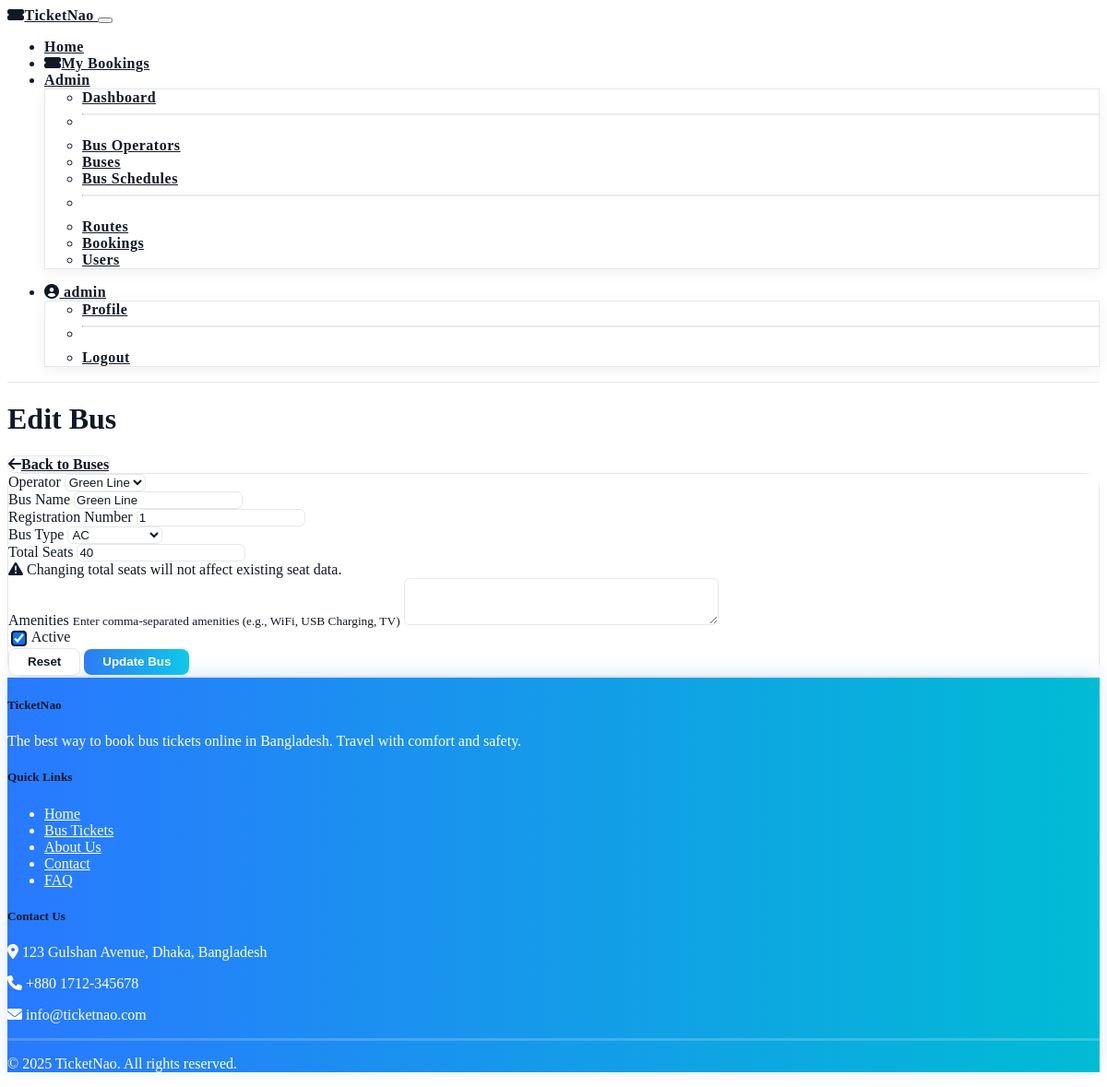
The app's page /admin-panel/buses/2/edit/ (signed in) with its own data.
### main/models.py (models this page shows, shortened)
class Bus(models.Model):
    BUS_TYPES = (
        ('AC', 'AC'),
        ('Non-AC', 'Non-AC'),
        ('Sleeper', 'Sleeper'),
        ('Semi-Sleeper', 'Semi-Sleeper'),
        ('Luxury', 'Luxury'),
    )
    operator = models.ForeignKey(Operator, on_delete=models.CASCADE, related_name='buses')
    name = models.CharField(max_length=100)
    registration_number = models.CharField(max_length=50, unique=True)
    bus_type = models.CharField(max_length=20, choices=BUS_TYPES)
    total_seats = models.IntegerField()
    is_active = models.BooleanField(default=True)
    amenities = models.TextField(blank=True, null=True)
    created_at = models.DateTimeField(auto_now_add=True)
    updated_at = models.DateTimeField(auto_now=True)

### admin_panel/views.py (the view)
# urls.py: path('buses/<int:bus_id>/edit/', views.edit_bus, name='edit_bus'),
@login_required
@user_passes_test(is_admin)
def edit_bus(request, bus_id):
    bus = get_object_or_404(Bus, pk=bus_id)
    if request.method == 'POST':
        form = BusForm(request.POST, instance=bus)
        if form.is_valid():
            form.save()
            messages.success(request, 'Bus updated successfully!')
            return redirect('admin_panel:buses')
    else:
        form = BusForm(instance=bus)
    context = {
        'form': form,
        'bus': bus,
    }
    return render(request, 'admin/edit_bus.html', context)

### admin_panel/forms.py
class BusForm(forms.ModelForm):
    class Meta:
        model = Bus
        fields = ['operator', 'name', 'registration_number', 'bus_type', 'total_seats', 'amenities', 'is_active']
        widgets = {
            'operator': forms.Select(attrs={'class': 'form-select'}),
            'name': forms.TextInput(attrs={'class': 'form-control'}),
            'registration_number': forms.TextInput(attrs={'class': 'form-control'}),
            'bus_type': forms.Select(attrs={'class': 'form-select'}),
            'total_seats': forms.NumberInput(attrs={'class': 'form-control'}),
            'amenities': forms.Textarea(attrs={'class': 'form-control', 'rows': 3}),
            'is_active': forms.CheckboxInput(attrs={'class': 'form-check-input'}),
        }

### admin_panel/views.py (called while the page is built)
def is_admin(user):
    return user.is_authenticated and user.is_superuser

### main/models.py (called while the page is built)
    def __str__(self):
        return self.name

### templates/admin/edit_bus.html (shortened to what this page needs)
{% extends 'base.html' %}
{% load static %}
{% block content %}
<div class="container py-4">
    <div class="d-flex justify-content-between align-items-center mb-4">
        <h1 class="mb-0">Edit Bus</h1>
        <a href="{% url 'admin_panel:buses' %}" class="btn btn-secondary">
            <i class="fas fa-arrow-left me-2"></i>Back to Buses
        </a>
    </div>
    <div class="card">
        <div class="card-body">
            <form method="post">
                <div class="mb-3">
                    <label for="id_operator" class="form-label">Operator</label>
                    {{ form.operator }}
                </div>
                <div class="mb-3">
                    <label for="id_name" class="form-label">Bus Name</label>
                    {{ form.name }}
                </div>
                <div class="mb-3">
                    <label for="id_registration_number" class="form-label">Registration Number</label>
                    {{ form.registration_number }}
                </div>
                <div class="row">
                    <div class="col-md-6">
                        <div class="mb-3">
                            <label for="id_bus_type" class="form-label">Bus Type</label>
                            {{ form.bus_type }}
                        </div>
                    </div>
                    <div class="col-md-6">
                        <div class="mb-3">
                            <label for="id_total_seats" class="form-label">Total Seats</label>
                            {{ form.total_seats }}
                            <div class="form-text text-warning">
                                <i class="fas fa-exclamation-triangle"></i> Changing total seats will not affect existing seat data.
                            </div>
                        </div>
                    </div>
                </div>
                <div class="mb-3">
                    <label for="id_amenities" class="form-label">Amenities</label>
                    <small class="text-muted d-block mb-2">Enter comma-separated amenities (e.g., WiFi, USB Charging, TV)</small>
                    {{ form.amenities }}
                </div>
                <div class="mb-3 form-check">
                    {{ form.is_active }}
                    <label class="form-check-label" for="id_is_active">Active</label>
                </div>
                <div class="d-grid gap-2 d-md-flex justify-content-md-end">
                    <button type="reset" class="btn btn-secondary me-md-2">Reset</button>
                    <button type="submit" class="btn btn-primary">Update Bus</button>
                </div>
            </form>
        </div>
    </div>
</div>
{% endblock %}

### templates/base.html (shortened to what this page needs)
<!DOCTYPE html>
{% load static %}
<html lang="en" data-bs-theme="dark">
<head>
    <link rel="stylesheet" href="https://cdn.replit.com/agent/bootstrap-agent-dark-theme.min.css">
    <link rel="stylesheet" href="https://cdnjs.cloudflare.com/ajax/libs/font-awesome/6.0.0/css/all.min.css">
    <link rel="stylesheet" href="https://cdn.jsdelivr.net/npm/simple-datatables@latest/dist/style.css">
    <link rel="stylesheet" href="{% static 'css/style.css' %}">
</head>
<body>
    <header>
        <nav class="navbar navbar-expand-lg navbar-vibrant">
            <div class="container">
                <a class="navbar-brand" href="{% url 'main:index' %}">
                    <i class="fas fa-ticket-alt me-2"></i>TicketNao
                </a>
                <button class="navbar-toggler" type="button" data-bs-toggle="collapse" data-bs-target="#navbarNav" aria-controls="navbarNav" aria-expanded="false" aria-label="Toggle navigation">
                </button>
                <div class="collapse navbar-collapse" id="navbarNav">
                    <ul class="navbar-nav me-auto">
                        <li class="nav-item">
                            <a class="nav-link {% if request.resolver_match.url_name == 'index' %}active{% endif %}" href="{% url 'main:index' %}">Home</a>
                        </li>
                        {% if user.is_authenticated %}
                        <li class="nav-item">
                            <a class="nav-link {% if request.resolver_match.url_name == 'my_bookings' %}active{% endif %}" href="{% url 'main:my_bookings' %}">
                                <i class="fas fa-ticket-alt me-2"></i>My Bookings
                            </a>
                        </li>
                        {% endif %}
                        {% if user.is_authenticated and user.is_superuser %}
                        <li class="nav-item dropdown">
                            <a class="nav-link dropdown-toggle" href="#" id="navbarDropdown" role="button" data-bs-toggle="dropdown" aria-expanded="false">
                                Admin
                            </a>
                            <ul class="dropdown-menu" aria-labelledby="navbarDropdown">
                                <li><a class="dropdown-item" href="{% url 'admin_panel:dashboard' %}">Dashboard</a></li>
                                <li><hr class="dropdown-divider"></li>
                                <li><a class="dropdown-item" href="{% url 'admin_panel:operators' %}">Bus Operators</a></li>
                                <li><a class="dropdown-item" href="{% url 'admin_panel:buses' %}">Buses</a></li>
                                <li><a class="dropdown-item" href="{% url 'admin_panel:schedules' %}">Bus Schedules</a></li>
                                <li><hr class="dropdown-divider"></li>
                                <li><a class="dropdown-item" href="{% url 'admin_panel:routes' %}">Routes</a></li>
                                <li><a class="dropdown-item" href="{% url 'admin_panel:bookings' %}">Bookings</a></li>
                                <li><a class="dropdown-item" href="{% url 'admin_panel:users' %}">Users</a></li>
                            </ul>
                        </li>
                        {% endif %}
                    </ul>
                    <ul class="navbar-nav">
                        {% if user.is_authenticated %}
                        <li class="nav-item dropdown">
                            <a class="nav-link dropdown-toggle" href="#" id="userDropdown" role="button" data-bs-toggle="dropdown" aria-expanded="false">
                                <i class="fas fa-user-circle me-1"></i> {{ user.username }}
                            </a>
                            <ul class="dropdown-menu dropdown-menu-end" aria-labelledby="userDropdown">
                                <li><a class="dropdown-item" href="{% url 'auth:profile' %}">Profile</a></li>
                                <li><hr class="dropdown-divider"></li>
                                <li><a class="dropdown-item" href="{% url 'auth:logout' %}">Logout</a></li>
                            </ul>
                        </li>
                        {% endif %}
                    </ul>
                </div>
            </div>
        </nav>
    </header>
    <main>
        {% block content %}{% endblock %}
    </main>
    <footer class="bg-dark text-light py-4 mt-5">
        <div class="container">
            <div class="row">
                <div class="col-lg-4 mb-3">
                    <h5 class="mb-3">TicketNao</h5>
                    <p>The best way to book bus tickets online in Bangladesh. Travel with comfort and safety.</p>
                </div>
                <div class="col-lg-4 mb-3">
                    <h5 class="mb-3">Quick Links</h5>
                    <ul class="list-unstyled">
                        <li><a href="{% url 'main:index' %}" class="text-decoration-none text-light">Home</a></li>
                        <li><a href="{% url 'main:index' %}" class="text-decoration-none text-light">Bus Tickets</a></li>
                        <li><a href="#" class="text-decoration-none text-light">About Us</a></li>
                        <li><a href="#" class="text-decoration-none text-light">Contact</a></li>
                        <li><a href="#" class="text-decoration-none text-light">FAQ</a></li>
                    </ul>
                </div>
                <div class="col-lg-4 mb-3">
                    <h5 class="mb-3">Contact Us</h5>
                    <p><i class="fas fa-map-marker-alt me-2"></i> 123 Gulshan Avenue, Dhaka, Bangladesh</p>
                    <p><i class="fas fa-phone me-2"></i> +880 1712-345678</p>
                    <p><i class="fas fa-envelope me-2"></i> info@ticketnao.com</p>
                </div>
            </div>
            <hr class="my-3">
            <div class="text-center">
                <p class="mb-0">&copy; {% now "Y" %} TicketNao. All rights reserved.</p>
            </div>
        </div>
    </footer>
</body>
</html>

### records on screen
Bus: operator "Green Line", name "Green Line", registration_number "1", bus_type "AC", total_seats "40", is_active "☑"

### other values on screen
{{ user.username }} "admin"
